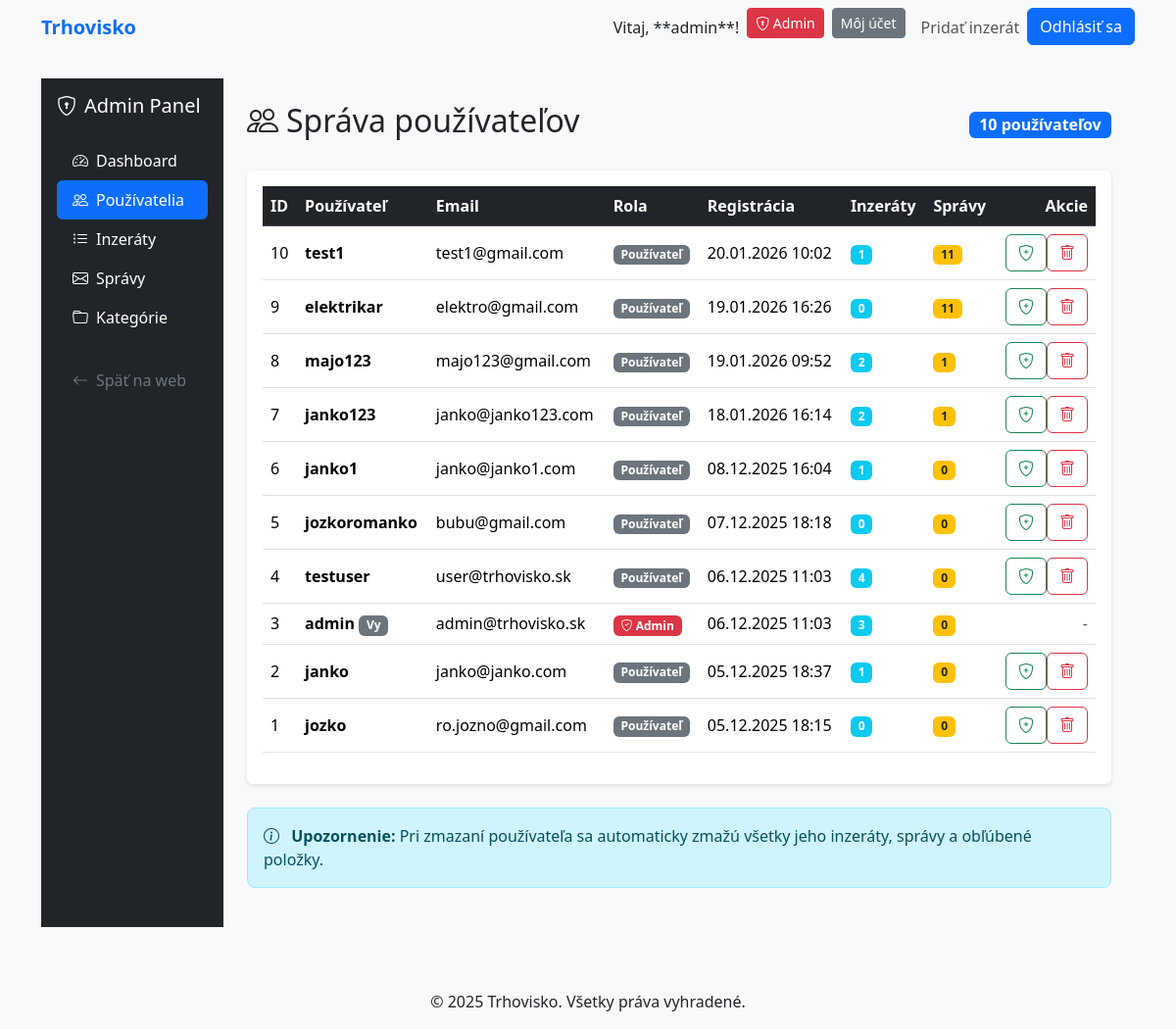
Before: /admin/users (signed in) with the older database file.
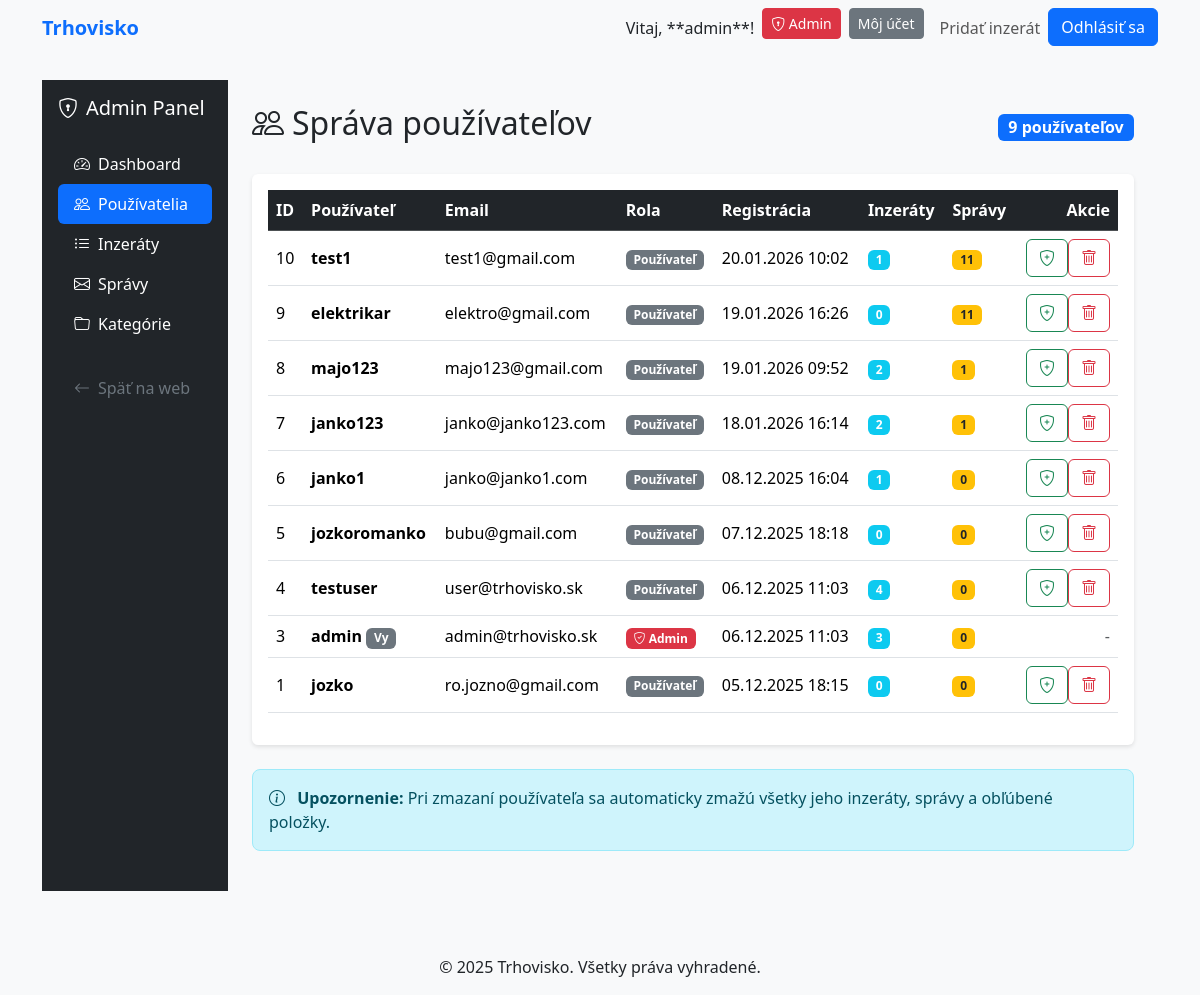
After: the same page with the newer database file.
### models.py (models this page shows, shortened)
class User(db.Model, UserMixin):
    id = db.Column(db.Integer, primary_key=True)
    username = db.Column(db.String(20), unique=True, nullable=False)
    email = db.Column(db.String(120), unique=True, nullable=False)
    password_hash = db.Column(db.String(128), nullable=False)
    role = db.Column(db.String(20), default='user')
    created_at = db.Column(db.DateTime, default=datetime.utcnow)
    listings = db.relationship('Listing', backref='author', lazy=True, cascade='all, delete-orphan')
    sent_messages = db.relationship('Message', foreign_keys=[Message.sender_id], backref='sender', lazy=True, cascade='all, delete-orphan')
    received_messages = db.relationship('Message', foreign_keys=[Message.receiver_id], backref='receiver', lazy=True, cascade='all, delete-orphan')
    favorites = db.relationship('Favorite', backref='user', lazy=True, cascade='all, delete-orphan')
    def is_admin(self):
        return self.role == 'admin'

### routes.py (the view)
    @app.route('/admin/users')
    @login_required
    @admin_required
    def admin_users():
        users = User.query.order_by(User.created_at.desc()).all()
        return render_template('admin/users.html', users=users)

### app.py (called while the page is built)
    @app.context_processor
    def inject_user():
        from flask_login import current_user
        return dict(current_user=current_user)

    @login_manager.user_loader
    def load_user(user_id):
        from models import User
        return db.session.get(User, int(user_id))

### routes.py (called while the page is built)
def admin_required(f):
    from functools import wraps
    @wraps(f)
    def decorated_function(*args, **kwargs):
        if not current_user.is_authenticated or not current_user.is_admin():
            flash('Prístup zamietnutý. Vyžadujú sa administrátorské práva.', 'danger')
            return redirect(url_for('home'))
        return f(*args, **kwargs)
    return decorated_function

### templates/admin/users.html (shortened to what the changed rows need)
{% extends "admin/base_admin.html" %}
{% block admin_content %}
<div class="d-flex justify-content-between align-items-center mb-4">
    <h2><i class="bi bi-people me-2"></i>Správa používateľov</h2>
    <span class="badge bg-primary fs-6">{{ users|length }} používateľov</span>
</div>
<div class="card">
    <div class="card-body">
        <div class="table-responsive">
            <table class="table table-hover align-middle">
                <thead class="table-dark">
                    <tr>
                        <th>ID</th>
                        <th>Používateľ</th>
                        <th>Email</th>
                        <th>Rola</th>
                        <th>Registrácia</th>
                        <th>Inzeráty</th>
                        <th>Správy</th>
                        <th class="text-end">Akcie</th>
                    </tr>
                </thead>
                <tbody>
                    {% for user in users %}
                    <tr>
                        <td>{{ user.id }}</td>
                        <td>
                            <strong>{{ user.username }}</strong>
                            {% if user.id == current_user.id %}
                            <span class="badge bg-secondary">Vy</span>
                            {% endif %}
                        </td>
                        <td>{{ user.email }}</td>
                        <td>
                            {% if user.role == 'admin' %}
                            <span class="badge bg-danger"><i class="bi bi-shield-check"></i> Admin</span>
                            {% else %}
                            <span class="badge bg-secondary">Používateľ</span>
                            {% endif %}
                        </td>
                        <td>{{ user.created_at.strftime('%d.%m.%Y %H:%M') }}</td>
                        <td>
                            <span class="badge bg-info">{{ user.listings|length }}</span>
                        </td>
                        <td>
                            <span class="badge bg-warning text-dark">
                                {{ user.sent_messages|length + user.received_messages|length }}
                            </span>
                        </td>
                        <td class="text-end">
                            {% if user.id != current_user.id %}
                            <div class="btn-group btn-group-sm">
                                <form method="POST" action="{{ url_for('admin_toggle_role', user_id=user.id) }}" class="d-inline">
                                    {% if user.role == 'admin' %}
                                    <button type="submit" class="btn btn-outline-warning" title="Odobrať admin práva">
                                        <i class="bi bi-shield-minus"></i>
                                    </button>
                                    {% else %}
                                    <button type="submit" class="btn btn-outline-success" title="Udeliť admin práva">
                                        <i class="bi bi-shield-plus"></i>
                                    </button>
                                    {% endif %}
                                </form>
                                <form method="POST" action="{{ url_for('admin_delete_user', user_id=user.id) }}"
                                      class="d-inline"
                                      onsubmit="return confirm('Naozaj chcete zmazať používateľa {{ user.username }}?\n\nTáto akcia zmaže:\n- Všetky jeho inzeráty ({{ user.listings|length }})\n- Všetky jeho správy\n- Všetky jeho obľúbené\n\nTáto akcia je nevratná!');">
                                    <button type="submit" class="btn btn-outline-danger" title="Zmazať používateľa">
                                        <i class="bi bi-trash"></i>
                                    </button>
                                </form>
                            </div>
                            {% else %}
                            <span class="text-muted">-</span>
                            {% endif %}
                        </td>
                    </tr>
                    {% endfor %}
                </tbody>
            </table>
        </div>
    </div>
</div>
{% endblock %}

### templates/base.html (shortened to what this page needs)
<!doctype html>
<html lang="sk">
<head>
    <link href="https://cdn.jsdelivr.net/npm/bootstrap@5.3.3/dist/css/bootstrap.min.css" rel="stylesheet">
    <link rel="stylesheet" href="https://cdn.jsdelivr.net/npm/bootstrap-icons@1.11.3/font/bootstrap-icons.min.css">
    <link rel="stylesheet" href="{{ url_for('static', filename='css/main.css') }}">
</head>
<body>
    <header>
        <nav class="navbar navbar-expand-lg navbar-light bg-light">
            <div class="container">
                <a class="navbar-brand" href="{{ url_for('home') }}">Trhovisko</a>
                <div class="collapse navbar-collapse" id="navbarNav">
                    <ul class="navbar-nav ms-auto">
                        {% if current_user.is_authenticated %}
                            <li class="nav-item">
                                <span class="nav-link text-dark">Vitaj, **{{ current_user.username }}**!</span>
                            </li>
                            {% if current_user.is_admin() %}
                            <li class="nav-item">
                                <a class="btn btn-sm btn-danger me-2" href="{{ url_for('admin_panel') }}">
                                    <i class="bi bi-shield-lock"></i> Admin
                                </a>
                            </li>
                            {% endif %}
                            <li class="nav-item">
                                <a class="btn btn-sm btn-secondary me-2" href="{{ url_for('dashboard') }}">Môj účet</a>
                            </li>
                            <li class="nav-item">
                                <a class="nav-link" href="{{ url_for('new_listing') }}">Pridať inzerát</a>
                            </li>
                            <li class="nav-item">
                                <a class="btn btn-primary" href="{{ url_for('logout') }}">Odhlásiť sa</a>
                            </li>
                        {% endif %}
                    </ul>
                </div>
            </div>
        </nav>
    </header>
    <main class="container my-4">
        {% block content %}{% endblock %}
    </main>
    <footer class="bg-light py-3 mt-5">
        <div class="container text-center">
            <p class="mb-0">&copy; 2025 Trhovisko. Všetky práva vyhradené.</p>
        </div>
    </footer>
</body>
</html>

Changed rows visible on the page:
removed User: id "2", username "janko", email "janko@janko.com", role "Používateľ", created_at "05.12.2025 18:37", listings|length "1", sent_messages|length "0"
Other visible differences:
{{ users|length }}: "10" → "9"
